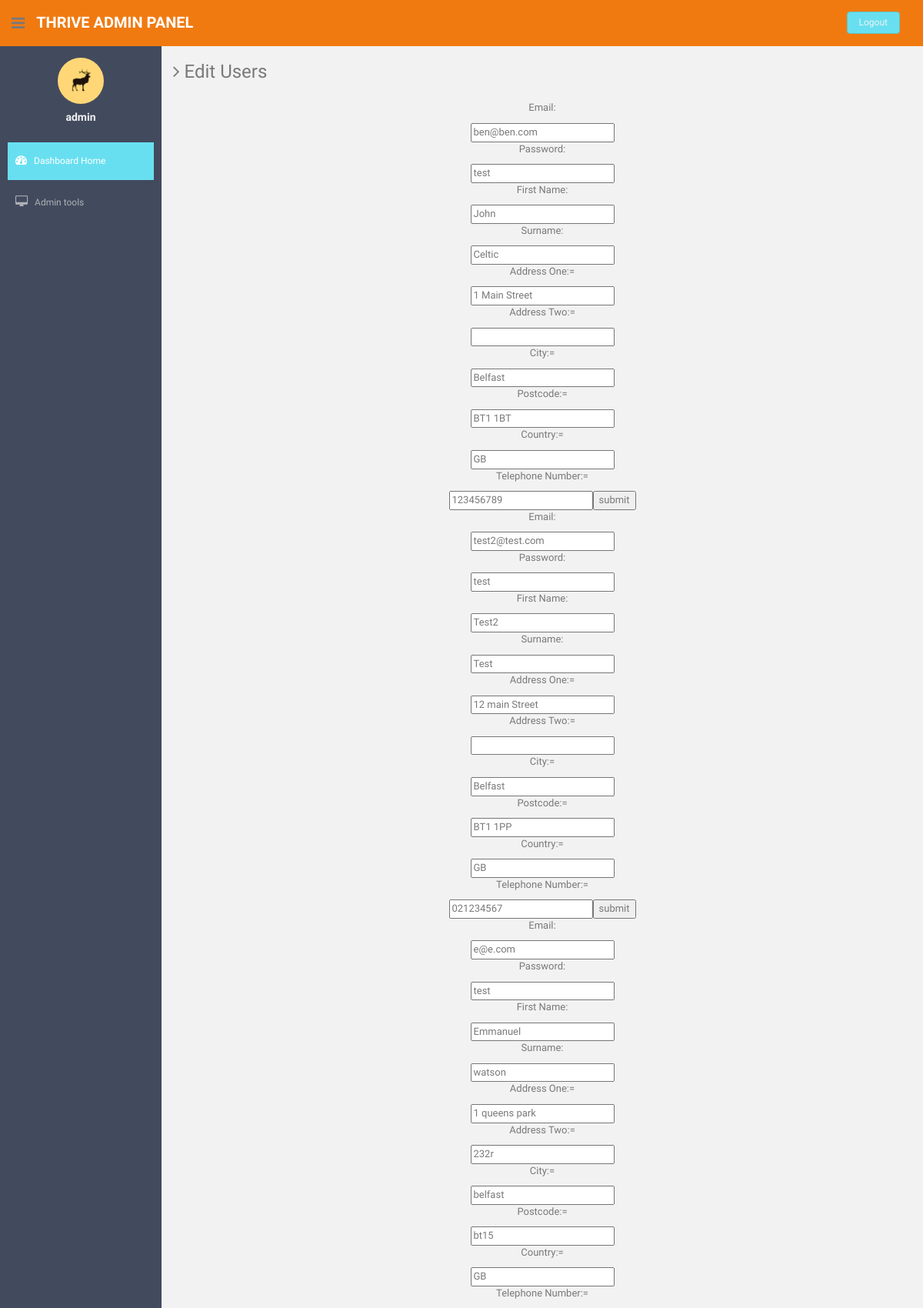
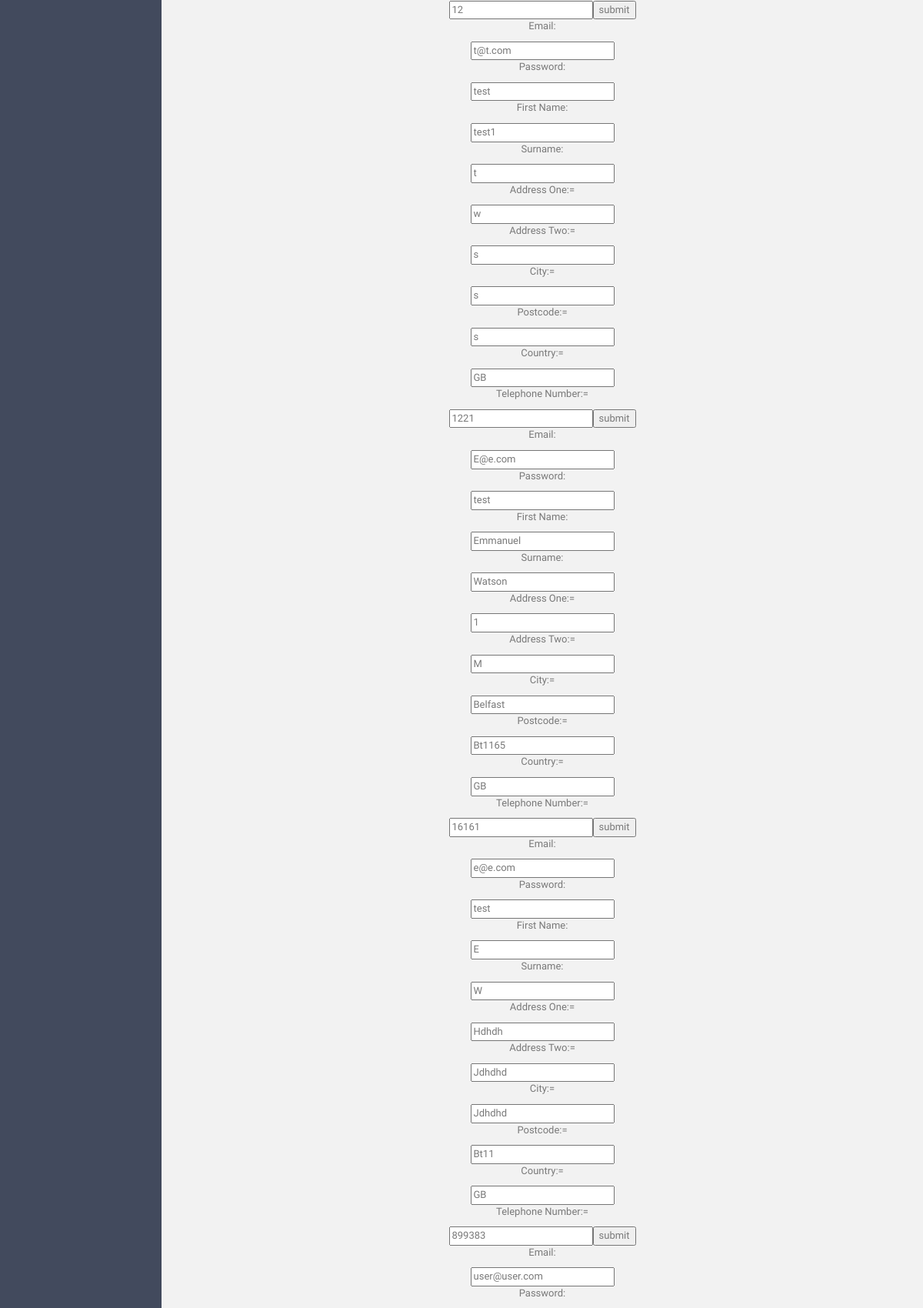
Page /admin/UserEdit.php (signed in, upper part) on the committed database (2 pictures, top to bottom).
### tables this page shows
CREATE TABLE IF NOT EXISTS `tblUserAccount` (
  `id` int(11) NOT NULL AUTO_INCREMENT,
  `Email` varchar(50) NOT NULL,
  `Password` varchar(50) NOT NULL,
  `Firstname` varchar(50) NOT NULL,
  `Surname` varchar(50) NOT NULL,
  `AccountType` int(11) NOT NULL,
  `Add1` varchar(100) NOT NULL,
  `Add2` varchar(100) DEFAULT NULL,
  `City` varchar(25) NOT NULL,
  `Postcode` varchar(10) NOT NULL,
  `Country` varchar(25) NOT NULL,
  `TelNo` varchar(25) NOT NULL,
  `profilePicture` varchar(100) NOT NULL,
  `banned` tinyint(1) NOT NULL,
  `postID` int(11) DEFAULT NULL,
  PRIMARY KEY (`id`),
  UNIQUE KEY `Post_ID` (`postID`)
);

### admin/UserEdit.php (the view, shortened to what this page needs)
<?php
include("../connections/conn.php");
$aboutusAdm = "SELECT * FROM tblUserAccount WHERE AccountType = '1'";
$edituser = mysqli_query($conn, $aboutusAdm) or die(mysqli_error($conn));
?>
<!DOCTYPE html>
<html lang="en">
    <head>
        <link href="assets/css/bootstrap.css" rel="stylesheet">
        <link href="assets/font-awesome/css/font-awesome.css" rel="stylesheet" />
        <link rel="stylesheet" type="text/css" href="assets/css/zabuto_calendar.css">
        <link rel="stylesheet" type="text/css" href="assets/js/gritter/css/jquery.gritter.css" />
        <link rel="stylesheet" type="text/css" href="assets/lineicons/style.css">
        <link href="assets/css/style.css" rel="stylesheet">
        <link href="assets/css/style-responsive.css" rel="stylesheet">
    </head>
    <body>
        <section id="container" >
            <header class="header black-bg">
                <div class="sidebar-toggle-box">
                    <div class="fa fa-bars tooltips" data-placement="right" data-original-title="Toggle Navigation"></div>
                </div>
                <a href="index.php" class="logo"><b>Thrive Admin Panel</b></a>
                <div class="top-menu">
                    <ul class="nav pull-right top-menu">
                        <li><a class="logout" href="php/logout.php">Logout</a></li>
                    </ul>
                </div>
            </header>
            <aside>
                <div id="sidebar"  class="nav-collapse ">
                    <ul class="sidebar-menu" id="nav-accordion">
                        <p class="centered"><a href="account.php"><img src="assets/img/ui-sam.jpg" class="img-circle" width="60"></a></p>
                        <h5 class="centered"><?php echo $_SESSION["userFirstName"]; ?></h5>
                        <li class="mt">
                            <a class="active" href="index.php">
                                <i class="fa fa-dashboard"></i>
                                <span>Dashboard Home</span>
                            </a>
                        </li>
                        <li class="sub-menu">
                            <a href="javascript:;" >
                                <i class="fa fa-desktop"></i>
                                <span>Admin tools</span>
                            </a>
                        </li>
                    </ul>
                </div>
            </aside>
            <section id="main-content">
                <section class="wrapper site-min-height">
                    <h3><i class="fa fa-angle-right"></i> Edit Users</h3>
                    <div class="row mt">
                        <div class="col-lg-12">
<?php
if ($edituser->num_rows > 0) {
    while ($row = $edituser->fetch_assoc()) {
        $email = $row["Email"];
        $password = $row["Password"];
        $fname = $row["Firstname"];
        $sname = $row["Surname"];
        $add1 = $row["Add1"];
        $add2 = $row["Add2"];
        $city = $row["City"];
        $pcode = $row["Postcode"];
        $country = $row["Country"];
        $telnum = $row["TelNo"];
        echo '<div style="text-align:center">';
        echo "<form method='POST' action='UserEdited.php'>";
        echo "<p>Email: </p>";
        echo "<input type ='text' name='emailid' value='$email'>";
        echo "<p>Password: </p>";
        echo "<input type ='text' name='passid' value='$password'>";
        echo "<p>First Name: </p>";
        echo "<input type ='text' name='fid' value='$fname'>";
        echo "<p>Surname: </p>";
        echo "<input type ='text' name='sid' value='$sname'>";
        echo "<p>Address One:= </p>";
        echo "<input type ='text' name='add1id' value='$add1'>";
        echo "<p>Address Two:=</p>";
        echo "<input type ='text' name='add2id' value='$add2'>";
        echo "<p>City:= </p>";
        echo "<input type ='text' name='cityid' value='$city'>";
        echo "<p>Postcode:= </p>";
        echo "<input type ='text' name='pcodeid' value='$pcode'>";
        echo "<p>Country:= </p>";
        echo "<input type ='text' name='countryid' value='$country'>";
        echo "<p>Telephone Number:= </p>";
        echo "<input type ='text' name='telnumid' value='$telnum'>";
        echo "<input type='submit' value='submit'/>";
        echo "<br/></div>";
    }
}
?>
                        </div>
                    </div>
                </section><! --/wrapper -->
            </section>
        </section>
    </body>
</html>

### admin/assets/css/style.css (style rules this page uses)
body { color: #797979; background: #f2f2f2; font-family: 'Ruda', sans-serif; padding: 0px !important; margin: 0px !important; font-size:13px; }
ul li { list-style: none; }
a, a:hover, a:focus { text-decoration: none; outline: none; }
#container { width: 100%; height: 100%; }
.centered { text-align: center; }
.mt { margin-top: 25px; }
ul.top-menu > li > .logout { color: #f2f2f2; font-size: 12px; border-radius: 4px; -webkit-border-radius: 4px; border: 1px solid #64c3c2 !important; padding: 5px 15px; margin-right: 15px; background: #68dff0; margin-top: 15px; }
#sidebar { width: 210px; height: 100%; position: fixed; background: #424a5d; }
#sidebar h5 { color: #f2f2f2; font-weight: 700; }
#sidebar ul li { position: relative; }
ul.sidebar-menu , ul.sidebar-menu li ul.sub { margin: -2px 0 0; padding: 0; }
ul.sidebar-menu { margin-top: 75px; }
ul.sidebar-menu li { margin-bottom: 5px; margin-left:10px; margin-right:10px; }
ul.sidebar-menu li.sub-menu { line-height: 15px; }
ul.sidebar-menu li a span { display: inline-block; }
ul.sidebar-menu li a { color: #aeb2b7; text-decoration: none; display: block; padding: 15px 0 15px 10px; font-size: 12px; outline: none; -webkit-transition: all 0.3s ease; -moz-transition: all 0.3s ease; -o-transition: all 0.3s ease; -ms-transition: all 0.3s ease; transition: all 0.3s ease; }
ul.sidebar-menu li a.active, ul.sidebar-menu li a:hover, ul.sidebar-menu li a:focus { background: #68dff0; color: #fff; display: block; -webkit-transition: all 0.3s ease; -moz-transition: all 0.3s ease; -o-transition: all 0.3s ease; -ms-transition: all 0.3s ease; transition: all 0.3s ease; }
ul.sidebar-menu li a i { font-size: 15px; padding-right: 6px; }
ul.sidebar-menu li a.active i { color: #fff; }
#main-content { margin-left: 210px; }
.header, .footer { min-height: 60px; padding: 0 15px; }
.header { position: fixed; left: 0; right: 0; z-index: 1002; }
.black-bg { background: #f17a10; border-bottom: 1px solid #f17a10; }
.wrapper { display: inline-block; margin-top: 60px; padding-left: 15px; padding-right: 15px; padding-bottom: 15px; padding-top: 0px; width: 100%; }
a.logo { font-size: 20px; color: #ffffff; float: left; margin-top: 15px; text-transform: uppercase; }
a.logo b { font-weight: 900; }
#top_menu .nav > li, ul.top-menu > li { float: left; }
ul.top-menu > li > a { color: #666666; font-size: 16px; border-radius: 4px; -webkit-border-radius: 4px; border:1px solid #666666 !important; padding: 2px 6px; margin-right: 15px; }
.sidebar-toggle-box { float: left; padding-right: 15px; margin-top: 20px; }
.sidebar-toggle-box .fa-bars { cursor: pointer; display: inline-block; font-size: 20px; }
.site-min-height { min-height: 900px; }

### rows in the picture
tbluseraccount: emailid "ben@ben.com", passid "test", fid "John", sid "Celtic", add1id "1 Main Street", cityid "Belfast", pcodeid "BT1 1BT", countryid "GB", telnumid "123456789"
tbluseraccount: emailid "test2@test.com", passid "test", fid "Test2", sid "Test", add1id "12 main Street", cityid "Belfast", pcodeid "BT1 1PP", countryid "GB", telnumid "021234567"
tbluseraccount: emailid "e@e.com", passid "test", fid "Emmanuel", sid "watson", add1id "1 queens park", add2id "232r", cityid "belfast", pcodeid "bt15", countryid "GB", telnumid "12"
tbluseraccount: emailid "t@t.com", passid "test", fid "test1", sid "t", add1id "w", add2id "s", cityid "s", pcodeid "s", countryid "GB", telnumid "1221"
tbluseraccount: emailid "E@e.com", passid "test", fid "Emmanuel", sid "Watson", add1id "1", add2id "M", cityid "Belfast", pcodeid "Bt1165", countryid "GB", telnumid "16161"
tbluseraccount: emailid "e@e.com", passid "test", fid "E", sid "W", add1id "Hdhdh", add2id "Jdhdhd", cityid "Jdhdhd", pcodeid "Bt11", countryid "GB", telnumid "899383"
tbluseraccount: emailid "user@user.com"

### other values in the picture
$_SESSION["userFirstName"] "admin"
